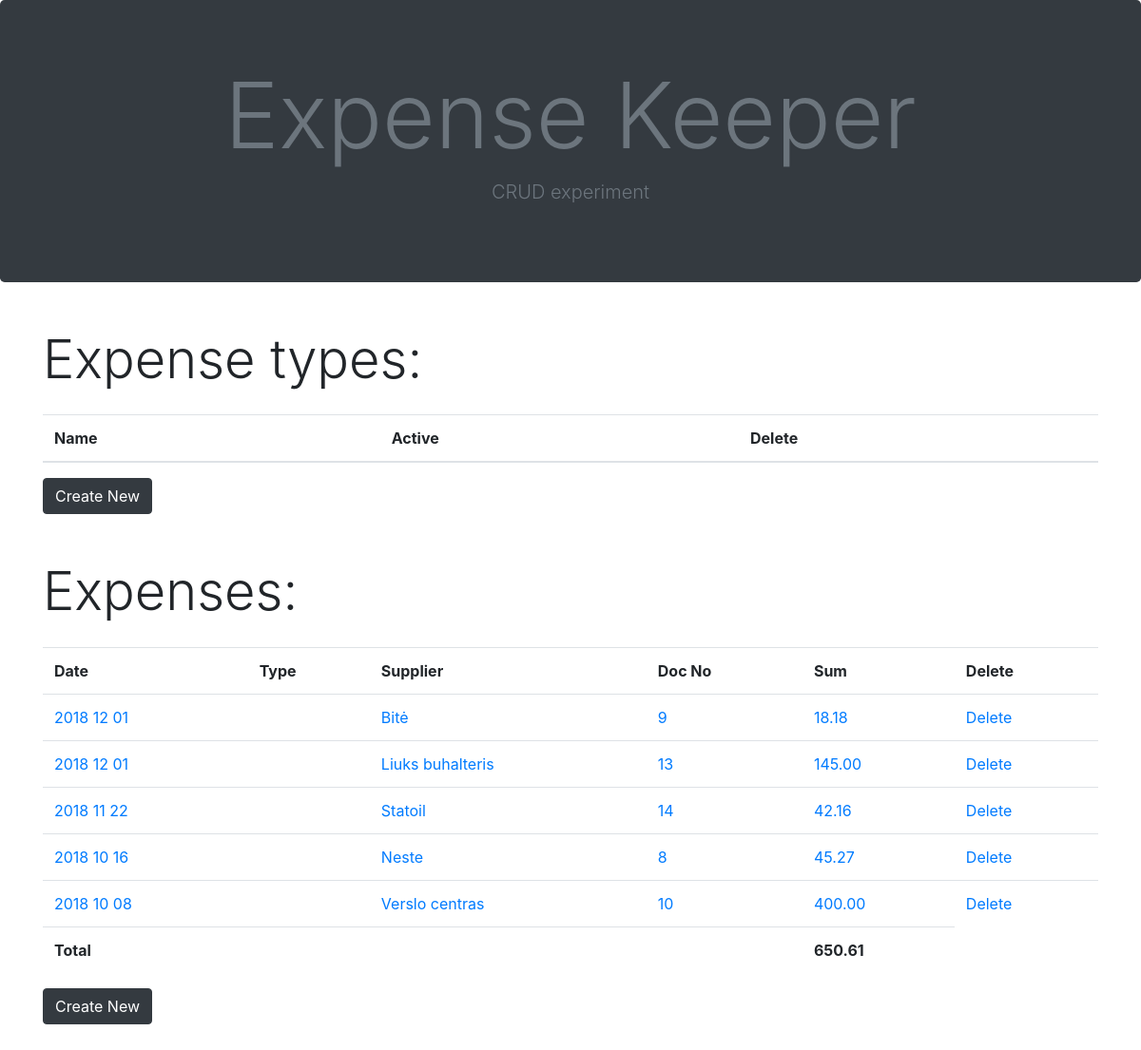
/, run on an earlier commit of the app's database.
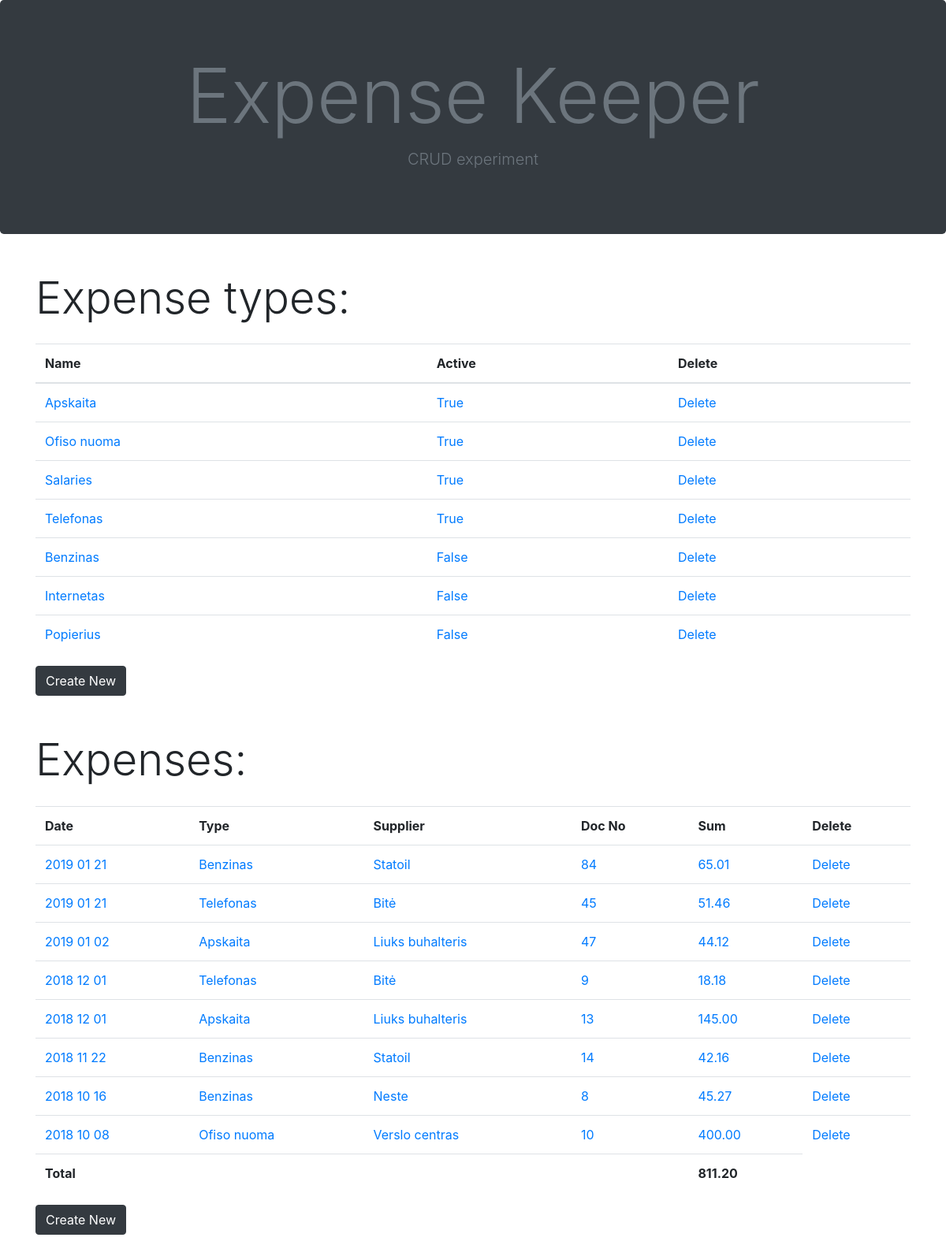
And on a later commit of the database.
### islaidos_app/models.py (models this page shows, shortened)
class Islaidos(models.Model):
    data = models.DateTimeField()
    tiekejas = models.CharField(max_length=100)
    tipas = models.ForeignKey(IslaiduTipai, on_delete=models.CASCADE)
    dok_nr = models.IntegerField()
    suma = models.DecimalField(max_digits=9, decimal_places=2)

class IslaiduTipai(models.Model):
    tipas = models.CharField(max_length=50)
    aktyvus = models.BooleanField()
    def __str__(self):
        return self.tipas

### islaidos_app/views.py (the view)
# urls.py: path('', index, name='sarasas'),
def index(request):
    chart_data = data_for_the_google_chart()
    islaidos = Islaidos.objects.all().order_by('-data')
    islaidu_tipai = IslaiduTipai.objects.all().order_by('-aktyvus', 'tipas')
    islaidu_suma = list(Islaidos.objects.aggregate(Sum('suma')).values())[0]
    return render(request, 'sarasas.html', \
                  {'islaidos': islaidos, 'islaidu_tipai':islaidu_tipai, 'islaidu_suma':islaidu_suma, 'chart_data':chart_data})

### islaidos_app/views.py (called while the page is built)
def data_for_the_google_chart():
    visi_islaidu_tipai = IslaiduTipai.objects.all()
    islaidu_tipu_pavadinimai = [islaidu_tipas.tipas for islaidu_tipas in visi_islaidu_tipai]
    l = [['Islaidu tipas', 'Total Suma']]
    for islaidu_tipo_pavadinimas in islaidu_tipu_pavadinimai:
        islaidos_tipui = Islaidos.objects.filter(tipas__tipas=islaidu_tipo_pavadinimas)
        islaidu_tipui_suma = islaidos_tipui.aggregate(Sum('suma'))
        tvarkinga_islaidu_tipui_suma = islaidu_tipui_suma['suma__sum'] or 0.00
        l.append([islaidu_tipo_pavadinimas, float(tvarkinga_islaidu_tipui_suma)])
    return l

### islaidos_app/templates/sarasas.html (shortened to what this page needs)
{% extends 'base.html' %}
{% block content %}
<div class="display-4 mb-4">
    Expense types:
</div>
<table class="table">
    <thead>
    <tr>
        <th>Name</th>
        <th>Active</th>
        <th>Delete</th>
    </tr>
    </thead>
    {% for tipas in islaidu_tipai %}
    <tr>
        <td>
            <a href="{% url 'pakeisti_tipa' tipas.id %}">{{tipas.tipas}}
            </a>
        </td>
        <td>
            <a href="{% url 'pakeisti_tipa' tipas.id %}">{{tipas.aktyvus}}
            </a>
        </td>
        {% if tipas %}
        <td>
            <a style="text-decoration: none" href="{% url 'istrinti_tipa' tipas.id %}">Delete</a>
        </td>
        {% endif %}
    </tr>
    {% endfor %}
</table>
<button class="btn btn-dark mb-5">
    <a style="color: inherit; text-decoration:none;" href="{% url 'sukurti_tipa' %}">Create New</a>
</button>
<div class="display-4 mb-4">
    Expenses:
</div>
<table class="table">
    <tr>
        <th>Date</th>
        <th>Type</th>
        <th>Supplier</th>
        <th>Doc No</th>
        <th>Sum</th>
        <th>Delete</th>
    </tr>
    {% for islaida in islaidos %}
    <tr>
        <td>
            <a href="{% url 'pakeisti_is' islaida.id %}">{{islaida.data|date:"Y m d"}}
            </a>
        </td>
        <td>
            <a href="{% url 'pakeisti_is' islaida.id %}">{{islaida.tipas}}
            </a>
        </td>
        <td>
            <a href="{% url 'pakeisti_is' islaida.id %}">{{islaida.tiekejas}}
            </a>
        </td>
        <td>
            <a href="{% url 'pakeisti_is' islaida.id %}">{{islaida.dok_nr}}
            </a>
        </td>
        <td>
            <a href="{% url 'pakeisti_is' islaida.id %}">{{islaida.suma}}
            </a>
        </td>
        <td>
            {% if islaida %}
            <a href="{% url 'istrinti_is' islaida.id %}">Delete
            </a>
            {% endif %}
        </td>
    </tr>
    {% endfor %}
    <tr>
        <td class="font-weight-bold">Total</td>
        <td></td>
        <td></td>
        <td></td>
        <td class="font-weight-bold">{{islaidu_suma|floatformat:2}}</td>
    </tr>
</table>
<button class="btn btn-dark mb-5">
    <a style="color: inherit; text-decoration:none;" href="{% url 'sukurti_is' %}">Create New</a>
</button>
{% endblock %}

What changed in the data, as far as the page shows it:
added IslaiduTipai: tipas "Apskaita", aktyvus "True"
added IslaiduTipai: tipas "Ofiso nuoma", aktyvus "True"
added IslaiduTipai: tipas "Salaries", aktyvus "True"
added IslaiduTipai: tipas "Telefonas", aktyvus "True"
added IslaiduTipai: tipas "Benzinas", aktyvus "False"
added IslaiduTipai: tipas "Internetas", aktyvus "False"
added IslaiduTipai: tipas "Popierius", aktyvus "False"
added Islaidos: data "2019 01 21", tipas "Benzinas", tiekejas "Statoil", dok_nr "84", suma "65.01"
added Islaidos: data "2019 01 21", tipas "Telefonas", tiekejas "Bitė", dok_nr "45", suma "51.46"
added Islaidos: data "2019 01 02", tipas "Apskaita", tiekejas "Liuks buhalteris", dok_nr "47", suma "44.12"
shown differently, row unchanged: Islaidos (number 4 of 8 on the later page): tipas (not shown) → "Telefonas"
shown differently, row unchanged: Islaidos (number 5 of 8 on the later page): tipas (not shown) → "Apskaita"
shown differently, row unchanged: Islaidos (number 6 of 8 on the later page): tipas (not shown) → "Benzinas"
shown differently, row unchanged: Islaidos "Neste": tipas (not shown) → "Benzinas"
shown differently, row unchanged: Islaidos "Verslo centras": tipas (not shown) → "Ofiso nuoma"
Also different on the page:
{{ islaidu_suma|floatformat:2 }}: "650.61" → "811.20"
